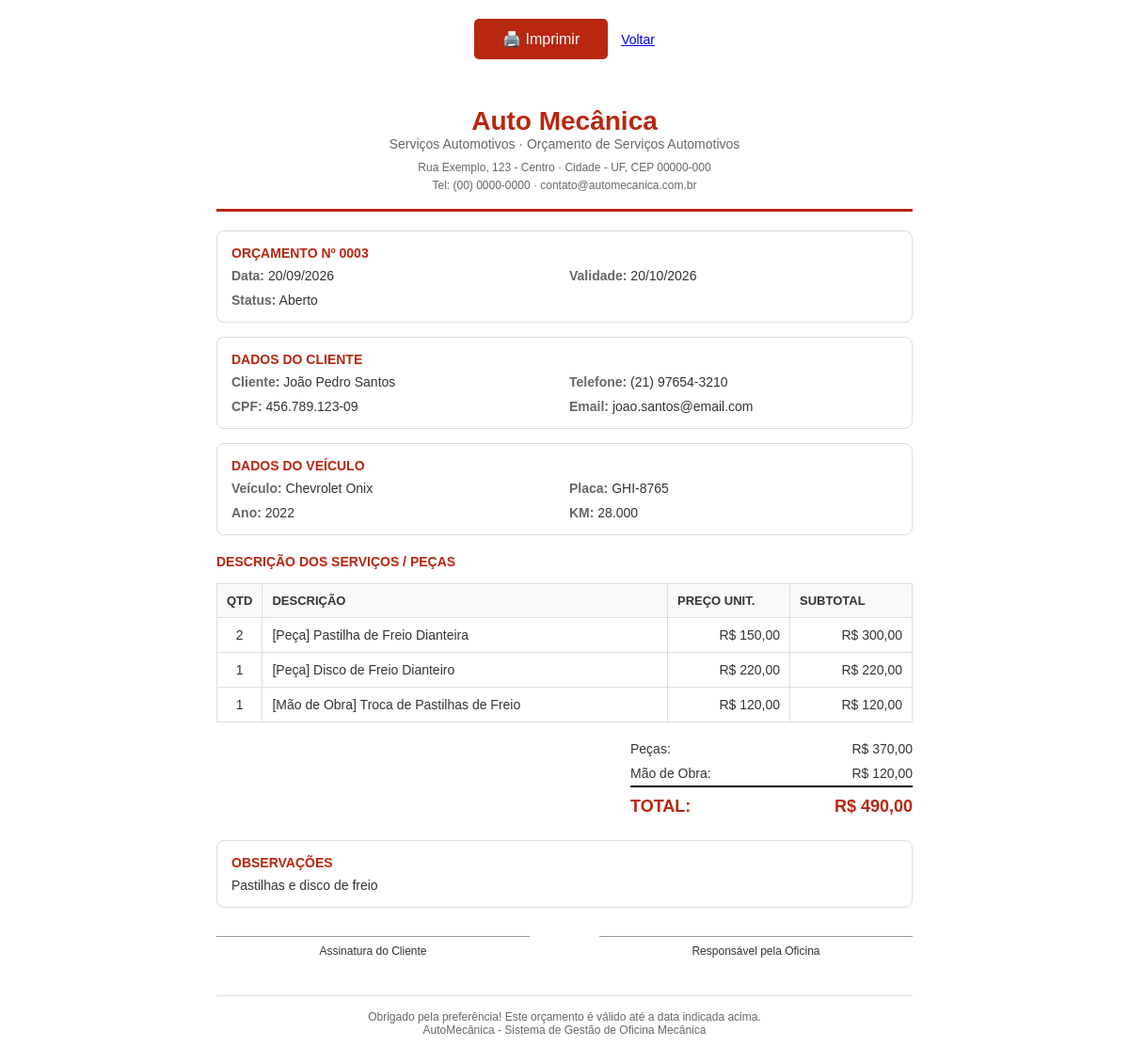
The page /pages/orcamentos/imprimir.php?id=3 (signed in) on the database its author committed.
### tables this page shows
CREATE TABLE orcamentos (
  id INT AUTO_INCREMENT PRIMARY KEY,
  numero INT NOT NULL UNIQUE,
  cliente_id INT NOT NULL,
  veiculo_id INT NULL,
  os_id INT NULL,
  data_orcamento DATE NOT NULL,
  data_validade DATE,
  status ENUM('aberto','aprovado','reprovado','cancelado') DEFAULT 'aberto',
  total_pecas DECIMAL(10,2) DEFAULT 0,
  total_mao_obra DECIMAL(10,2) DEFAULT 0,
  total_geral DECIMAL(10,2) DEFAULT 0,
  desconto DECIMAL(10,2) DEFAULT 0,
  observacoes TEXT,
  criado_por INT,
  data_criacao TIMESTAMP DEFAULT CURRENT_TIMESTAMP,
  FOREIGN KEY (cliente_id) REFERENCES clientes(id),
  FOREIGN KEY (veiculo_id) REFERENCES veiculos(id) ON DELETE SET NULL,
  FOREIGN KEY (os_id) REFERENCES ordens_servico(id) ON DELETE SET NULL,
  FOREIGN KEY (criado_por) REFERENCES usuarios(id)
);

CREATE TABLE clientes (
  id INT AUTO_INCREMENT PRIMARY KEY,
  nome VARCHAR(120) NOT NULL,
  cpf VARCHAR(14) UNIQUE,
  telefone VARCHAR(20),
  email VARCHAR(120),
  endereco VARCHAR(255),
  cidade VARCHAR(80),
  observacoes TEXT,
  ativo TINYINT(1) NOT NULL DEFAULT 1,
  data_cadastro TIMESTAMP DEFAULT CURRENT_TIMESTAMP,
  data_atualizacao TIMESTAMP DEFAULT CURRENT_TIMESTAMP ON UPDATE CURRENT_TIMESTAMP
);

CREATE TABLE veiculos (
  id INT AUTO_INCREMENT PRIMARY KEY,
  cliente_id INT NOT NULL,
  placa VARCHAR(10) UNIQUE,
  marca VARCHAR(50),
  modelo VARCHAR(60),
  ano YEAR,
  cor VARCHAR(30),
  km_atual INT DEFAULT 0,
  chassi VARCHAR(30),
  marca_id INT NULL,
  modelo_base_id INT NULL,
  modelo_id INT NULL,
  fipe_versao VARCHAR(150) NULL,
  valor_fipe DECIMAL(10,2) NULL,
  fipe_mes_referencia VARCHAR(20) NULL,
  FOREIGN KEY (cliente_id) REFERENCES clientes(id) ON DELETE CASCADE,
  FOREIGN KEY (marca_id) REFERENCES fipe_marcas(id) ON DELETE SET NULL,
  FOREIGN KEY (modelo_base_id) REFERENCES fipe_modelos_base(id) ON DELETE SET NULL,
  FOREIGN KEY (modelo_id) REFERENCES fipe_modelos(id) ON DELETE SET NULL
);

CREATE TABLE orcamento_itens (
  id INT AUTO_INCREMENT PRIMARY KEY,
  orcamento_id INT NOT NULL,
  tipo ENUM('peca','servico') NOT NULL,
  descricao_item VARCHAR(200),
  quantidade INT DEFAULT 1,
  preco_unitario DECIMAL(10,2) DEFAULT 0,
  subtotal DECIMAL(10,2) DEFAULT 0,
  FOREIGN KEY (orcamento_id) REFERENCES orcamentos(id) ON DELETE CASCADE
);

### config/conexao.php (called while the page is built, shortened)
<?php
function esc($dado) {
    return htmlspecialchars((string) $dado, ENT_QUOTES, 'UTF-8');
}
?>

### pages/orcamentos/imprimir.php (the view, shortened to what this page needs)
<?php
require_once __DIR__ . '/../../config/conexao.php';
$id = isset($_GET['id']) ? (int)$_GET['id'] : 0;
$stmt = $conn->prepare("SELECT o.*, c.nome as cliente_nome, c.cpf, c.telefone, c.email, c.endereco, c.cidade, v.marca, v.modelo, v.placa, v.ano, v.km_atual FROM orcamentos o LEFT JOIN clientes c ON c.id = o.cliente_id LEFT JOIN veiculos v ON v.id = o.veiculo_id WHERE o.id = :id");
$stmt->bindParam(':id', $id);
$stmt->execute();
$orcamento = $stmt->fetch();
$stmt = $conn->prepare("SELECT oi.* FROM orcamento_itens oi WHERE oi.orcamento_id = :id ORDER BY oi.id");
$stmt->bindParam(':id', $id);
$stmt->execute();
$itens = $stmt->fetchAll();
?>
<!DOCTYPE html>
<html lang="pt-BR">
<head>
</head>
<body>
    <div class="no-print">
        <button onclick="window.print()">🖨️ Imprimir</button>   <a href="detalhes.php?id=<?php echo $id; ?>" style="margin-left:10px;">Voltar</a>
    </div>
    <div class="container">
        <div class="header">
            <h1><?php echo EMPRESA_NOME; ?></h1>
            <p><?php echo EMPRESA_SLOGAN; ?> · Orçamento de Serviços Automotivos</p>
            <p class="contact-line">
                <?php echo EMPRESA_ENDERECO; ?> · <?php echo EMPRESA_CIDADE; ?><br>
                Tel: <?php echo EMPRESA_TELEFONE; ?> · <?php echo EMPRESA_EMAIL; ?>
            </p>
        </div>
        <div class="info-box">
            <h3>Orçamento Nº <?php echo str_pad($orcamento['numero'], 4, '0', STR_PAD_LEFT); ?></h3>
            <div class="info-grid">
                <div><span class="info-label">Data:</span> <?php echo date('d/m/Y', strtotime($orcamento['data_orcamento'])); ?></div>
                <div><span class="info-label">Validade:</span> <?php echo $orcamento['data_validade'] ? date('d/m/Y', strtotime($orcamento['data_validade'])) : '---'; ?></div>
                <div class="full"><span class="info-label">Status:</span> <?php echo esc(ucfirst($orcamento['status'])); ?></div>
            </div>
        </div>
        <div class="info-box">
            <h3>Dados do Cliente</h3>
            <div class="info-grid">
                <div><span class="info-label">Cliente:</span> <?php echo esc($orcamento['cliente_nome']); ?></div>
                <div><span class="info-label">Telefone:</span> <?php echo esc($orcamento['telefone'] ?: '-'); ?></div>
                <div><span class="info-label">CPF:</span> <?php echo esc($orcamento['cpf'] ?: '-'); ?></div>
                <div><span class="info-label">Email:</span> <?php echo esc($orcamento['email'] ?: '-'); ?></div>
            </div>
        </div>
        <?php if ($orcamento['marca']): ?>
        <div class="info-box">
            <h3>Dados do Veículo</h3>
            <div class="info-grid">
                <div><span class="info-label">Veículo:</span> <?php echo esc($orcamento['marca'] . ' ' . $orcamento['modelo']); ?></div>
                <div><span class="info-label">Placa:</span> <?php echo esc($orcamento['placa']); ?></div>
                <div><span class="info-label">Ano:</span> <?php echo esc($orcamento['ano'] ?: '-'); ?></div>
                <div><span class="info-label">KM:</span> <?php echo number_format($orcamento['km_atual'], 0, ',', '.'); ?></div>
            </div>
        </div>
        <?php endif; ?>
        <h3 style="margin-top:20px; color:#b8270f; text-transform:uppercase; font-size:14px;">Descrição dos Serviços / Peças</h3>
        <table>
            <thead>
                <tr>
                    <th class="text-center" style="width:40px">Qtd</th>
                    <th>Descrição</th>
                    <th style="width:130px">Preço Unit.</th>
                    <th style="width:130px">Subtotal</th>
                </tr>
            </thead>
            <tbody>
                <?php foreach ($itens as $item): ?>
                    <tr>
                        <td class="text-center"><?php echo (int) $item['quantidade']; ?></td>
                        <td>
                            <?php echo $item['tipo'] == 'peca' ? '[Peça] ' : '[Mão de Obra] '; ?>
                            <?php echo htmlspecialchars($item['descricao_item']); ?>
                        </td>
                        <td class="text-right"><?php echo 'R$ ' . number_format($item['preco_unitario'], 2, ',', '.'); ?></td>
                        <td class="text-right"><?php echo 'R$ ' . number_format($item['subtotal'], 2, ',', '.'); ?></td>
                    </tr>
                <?php endforeach; ?>
            </tbody>
        </table>
        <div class="totals">
            <div><span>Peças:</span><span><?php echo 'R$ ' . number_format($orcamento['total_pecas'], 2, ',', '.'); ?></span></div>
            <div><span>Mão de Obra:</span><span><?php echo 'R$ ' . number_format($orcamento['total_mao_obra'], 2, ',', '.'); ?></span></div>
            <div class="grand-total"><span>TOTAL:</span><span><?php echo 'R$ ' . number_format($orcamento['total_geral'], 2, ',', '.'); ?></span></div>
        </div>
        <?php if ($orcamento['observacoes']): ?>
        <div class="info-box" style="margin-top:20px;">
            <h3>Observações</h3>
            <p><?php echo nl2br(htmlspecialchars($orcamento['observacoes'])); ?></p>
        </div>
        <?php endif; ?>
        <div class="stamp">
            <div>Assinatura do Cliente</div>
            <div>Responsável pela Oficina</div>
        </div>
        <div class="footer">
            <p>Obrigado pela preferência! Este orçamento é válido até a data indicada acima.</p>
            <p>AutoMecânica - Sistema de Gestão de Oficina Mecânica</p>
        </div>
    </div>
</body>
</html>

### pages/orcamentos/imprimir.php (style rules this page uses)
* { box-sizing: border-box; margin: 0; padding: 0; }
body { font-family: Arial, sans-serif; font-size: 14px; color: #333; }
.container { max-width: 800px; margin: 0 auto; padding: 30px; }
.header { text-align: center; border-bottom: 3px solid #b8270f; padding-bottom: 15px; margin-bottom: 20px; }
.header h1 { color: #b8270f; font-size: 28px; }
.header p { color: #666; }
.header .contact-line { font-size: 12px; margin-top: 8px; line-height: 1.6; }
.info-box { border: 1px solid #ddd; border-radius: 8px; padding: 15px; margin-bottom: 15px; }
.info-box h3 { font-size: 14px; color: #b8270f; margin-bottom: 8px; text-transform: uppercase; }
.info-grid { display: grid; grid-template-columns: 1fr 1fr; gap: 10px; }
.info-grid .full { grid-column: 1 / -1; }
.info-label { font-weight: bold; color: #666; }
table { width: 100%; border-collapse: collapse; margin: 15px 0; }
table th, table td { padding: 10px; text-align: left; border: 1px solid #ddd; }
table th { background: #f8f9fa; font-size: 13px; text-transform: uppercase; }
.text-right { text-align: right; }
.text-center { text-align: center; }
.totals { margin-left: auto; width: 300px; }
.totals div { display: flex; justify-content: space-between; padding: 5px 0; }
.totals .grand-total { font-size: 18px; font-weight: bold; border-top: 2px solid #000; padding-top: 10px; }
.totals .grand-total span { color: #b8270f; }
.footer { margin-top: 40px; text-align: center; font-size: 12px; color: #666; border-top: 1px solid #ddd; padding-top: 15px; }
.stamp { margin-top: 30px; display: flex; justify-content: space-between; }
.stamp div { width: 45%; text-align: center; border-top: 1px solid #999; padding-top: 8px; font-size: 12px; }
.no-print { text-align: center; margin: 20px 0; }
.no-print button { padding: 12px 30px; font-size: 16px; background: #b8270f; color: #fff; border: none; border-radius: 5px; cursor: pointer; }

### rows shown on the page
orcamentos: numero "0003", data_orcamento "20/09/2026", data_validade "20/10/2026", status "Aberto", cliente.nome "João Pedro Santos", cliente.telefone "(21) 97654-3210", cliente.cpf "456.789.123-09", cliente.email "joao.santos@email.com", veiculo.modelo "Chevrolet Onix", veiculo.placa "GHI-8765", veiculo.ano "2022", veiculo.km_atual "28.000", total_pecas "370,00", total_mao_obra "120,00", total_geral "490,00", observacoes "Pastilhas e disco de freio"
orcamento_itens: quantidade "2", tipo "[Peça]", descricao_item "Pastilha de Freio Dianteira", preco_unitario "150,00", subtotal "300,00"
orcamento_itens: quantidade "1", tipo "[Peça]", descricao_item "Disco de Freio Dianteiro", preco_unitario "220,00", subtotal "220,00"
orcamento_itens: quantidade "1", tipo "[Mão de Obra]", descricao_item "Troca de Pastilhas de Freio", preco_unitario "120,00", subtotal "120,00"

### other values the page prints
EMPRESA_NOME "Auto Mecânica"
EMPRESA_SLOGAN "Serviços Automotivos"
EMPRESA_ENDERECO "Rua Exemplo, 123 - Centro"
EMPRESA_CIDADE "Cidade - UF, CEP 00000-000"
EMPRESA_TELEFONE "(00) 0000-0000"
EMPRESA_EMAIL "contato@automecanica.com.br"
